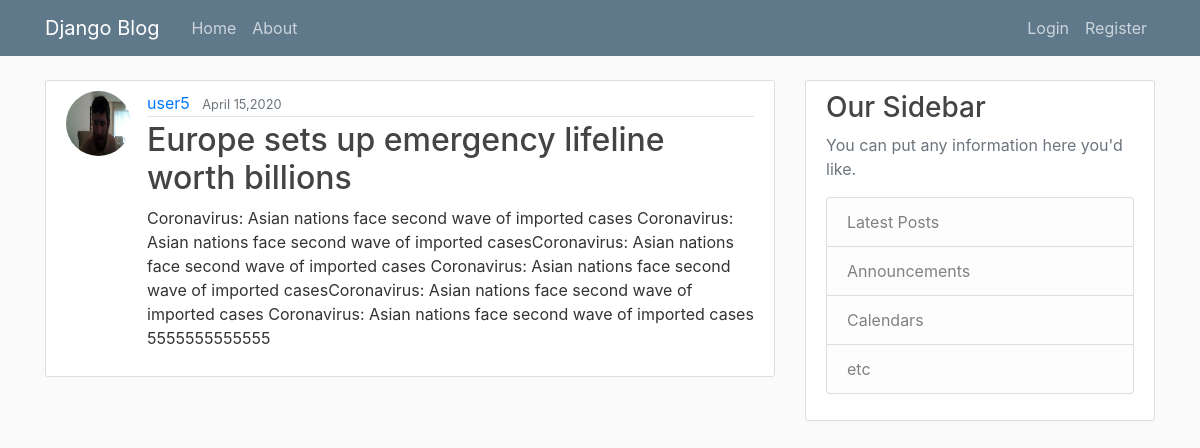
Page /post/6/ on the committed database.
### blog/models.py (models this page shows, shortened)
class Post(models.Model):
    title = models.CharField(max_length = 100)
    content = models.TextField()
    date_posted = models.DateTimeField(default=timezone.now)
    author = models.ForeignKey(User, on_delete=models.CASCADE)

### users/models.py (models this page shows, shortened)
class Profile(models.Model):
    user = models.OneToOneField(User, on_delete=models.CASCADE)
    image = models.ImageField(default='default.jpg', upload_to = 'profile_pics')

### blog/views.py (the view)
# urls.py: path('post/<int:pk>/', PostDetailView.as_view(), name="post-detail"),
class PostDetailView(DetailView):
    model = Post

### blog/templates/blog/post_detail.html (shortened to what this page needs)
{% extends 'blog/base.html' %}
{% load static %}
{% block content %}
        <article class="media content-section">
            <img class="rounded-circle article-img" src="{{post.author.profile.image.url}}" alt="">
            <div class="media-body">
                <div class="article-metadata">
                <a class="mr-2" href="{% url 'profile' %}">{{ object.author }}</a>
                <small class="text-muted">{{ object.date_posted|date:"F d,Y" }}</small>
                </div>
                <h2 class="article-title">{{ object.title }}</h2>
                <p class="article-content">{{ object.content }}</p>
            </div>
        </article>
{% endblock %}

### blog/static/blog/main.css (style rules this page uses)
body { background: #fafafa; color: #333333; margin-top: 5rem; }
h1, h2, h3, h4, h5, h6 { color: #444444; }
.content-section { background: #ffffff; padding: 10px 20px; border: 1px solid #dddddd; border-radius: 3px; margin-bottom: 20px; }
.article-title { color: #444444; }
.article-content { white-space: pre-line; }
.article-img { height: 65px; width: 65px; margin-right: 16px; }
.article-metadata { padding-bottom: 1px; margin-bottom: 4px; border-bottom: 1px solid #e3e3e3 }

### rows in the picture
Post: author.profile.image (picture), author "user5", date_posted "April 15,2020", title "Europe sets up emergency lifeline worth billions", content "Coronavirus: Asian nations face second wave of imported cases Coronavirus: Asian nations face second wave of imported casesCoronavirus: Asian nations face second wave of imported cases Coronavirus: Asian nations face second wave of imported casesCoronavirus: Asian nations face second wave of imported cases Coronavirus: Asian nations face second wave of imported cases 5555555555555"
